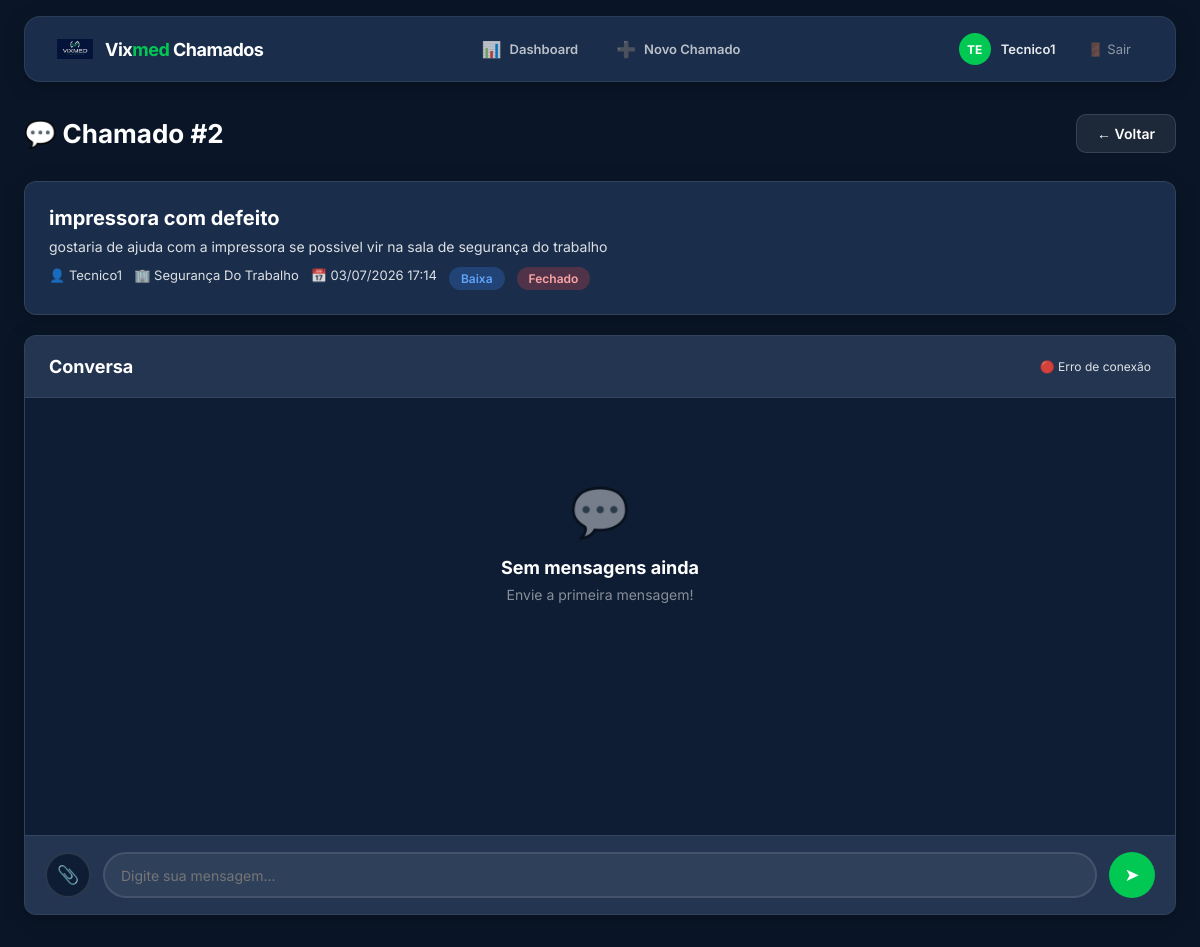
/ver_chamado.php?id=2 (signed in), run on the app's committed database.
### tables this page shows
CREATE TABLE `chamados` (
  `id` int NOT NULL AUTO_INCREMENT,
  `descricao` text NOT NULL,
  `setor` varchar(100) NOT NULL DEFAULT '',
  `prioridade` enum('baixa','media','alta') DEFAULT 'media',
  `usuario_id` int NOT NULL,
  `assunto` varchar(200) NOT NULL DEFAULT '',
  `status` enum('aberto','em_andamento','resolvido','fechado') DEFAULT 'aberto',
  `criado_em` timestamp NULL DEFAULT CURRENT_TIMESTAMP,
  `atualizado_em` datetime DEFAULT CURRENT_TIMESTAMP ON UPDATE CURRENT_TIMESTAMP,
  `imagem` varchar(255) DEFAULT NULL,
  PRIMARY KEY (`id`),
  KEY `usuario_id` (`usuario_id`),
  CONSTRAINT `chamados_ibfk_1` FOREIGN KEY (`usuario_id`) REFERENCES `usuarios` (`id`)
);

CREATE TABLE `usuarios` (
  `id` int NOT NULL AUTO_INCREMENT,
  `email` varchar(100) NOT NULL,
  `senha` varchar(255) NOT NULL,
  `criado_em` timestamp NULL DEFAULT CURRENT_TIMESTAMP,
  `nome` varchar(100) NOT NULL DEFAULT '',
  `tipo` enum('master','funcionario') DEFAULT 'funcionario',
  `setor_id` int DEFAULT NULL,
  `funcao` varchar(100) DEFAULT '',
  PRIMARY KEY (`id`),
  UNIQUE KEY `email` (`email`)
);

### ver_chamado.php (the view, shortened to what this page needs)
<?php
require_once "conexao.php";
$chamado_id = intval($_GET['id'] ?? 0);
$sql = "SELECT c.*, u.nome as criador_nome FROM chamados c JOIN usuarios u ON c.usuario_id = u.id WHERE c.id = :id";
$stmt = $pdo->prepare($sql);
$stmt->execute([':id' => $chamado_id]);
$chamado = $stmt->fetch(PDO::FETCH_ASSOC);
$status_labels = [
    'aberto' => 'Aberto',
    'em_andamento' => 'Em Andamento',
    'resolvido' => 'Resolvido',
    'fechado' => 'Fechado'
];
?>
<!DOCTYPE html>
<html lang="pt-BR">
<head>
    <link rel="stylesheet" href="css/style.css?v=<?= time() ?>">
</head>
<body>
<div class="app-container">
    <?php include 'sidebar.php'; ?>
    <div class="main-content">
        <div class="page-header">
            <h2>💬 Chamado #<?= $chamado_id ?></h2>
            <a href="pagina.php" class="btn btn-secondary">← Voltar</a>
        </div>
        <div class="card" style="margin-bottom: 20px;">
            <div style="display:flex; justify-content:space-between; align-items:flex-start; flex-wrap:wrap; gap:16px;">
                <div style="flex:1;">
                    <h3 style="font-size:20px; margin-bottom:8px;"><?= htmlspecialchars($chamado['assunto']) ?></h3>
                    <p style="color:var(--cinza-texto); font-size:14px; margin-bottom:12px;"><?= htmlspecialchars($chamado['descricao']) ?></p>
                    <div style="display:flex; gap:12px; flex-wrap:wrap; font-size:13px; color:var(--cinza-texto);">
                        <span>👤 <?= htmlspecialchars($chamado['criador_nome']) ?></span>
                        <span>🏢 <?= htmlspecialchars($chamado['setor']) ?></span>
                        <span>📅 <?= date('d/m/Y H:i', strtotime($chamado['criado_em'])) ?></span>
                        <span class="badge badge-<?= $chamado['prioridade'] ?>"><?= ucfirst($chamado['prioridade']) ?></span>
                        <span class="badge badge-<?= $chamado['status'] ?>" id="statusBadge"><?= $status_labels[$chamado['status']] ?></span>
                    </div>
                </div>
            </div>
        </div>
        <div class="chat-container">
            <div class="chat-header">
                <h3>Conversa</h3>
                <span style="font-size:12px; color:var(--cinza-texto);" id="chatStatus">🟢 Tempo real ativo</span>
            </div>
            <div class="chat-messages" id="chatMessages">
                <div class="empty-state" id="chatEmpty">
                    <div class="empty-icon">💬</div>
                    <h3>Sem mensagens ainda</h3>
                    <p>Envie a primeira mensagem!</p>
                </div>
            </div>
            <div class="chat-input">
                <button onclick="document.getElementById('chatFileInput').click()" style="width:46px; height:46px; border-radius:50%; background:var(--cinza-fundo); color:var(--cinza-texto); border:2px solid var(--cinza-borda); font-size:18px; cursor:pointer; display:flex; align-items:center; justify-content:center;" title="Anexar imagem">📎</button>
                <input type="text" id="msgInput" placeholder="Digite sua mensagem..." autocomplete="off">
                <button id="btnEnviar" onclick="enviarMensagem()">➤</button>
            </div>
        </div>
    </div>
</div>
</body>
</html>

### sidebar.php (style rules this page uses)
.app-container { display: flex !important; flex-direction: column !important; width: 100% !important; min-height: 100vh !important; margin: 0 !important; padding: 0 !important; box-sizing: border-box !important; background: #0a1628 !important; }
.main-content { flex: 1 !important; width: 100% !important; max-width: 1400px !important; margin: 0 auto !important; padding: 16px 24px 32px !important; box-sizing: border-box !important; background: #0a1628 !important; }

### data on the page
chamados: assunto "impressora com defeito", descricao "gostaria de ajuda com a impressora se possivel vir na sala de segurança do trabalho", usuario.nome "Tecnico1", setor "Segurança Do Trabalho", criado_em "03/07/2026 17:14", prioridade "Baixa", status "Fechado"

### other printed values
$iniciais "TE"
$nome "Tecnico1"
$chamado_id "2"
